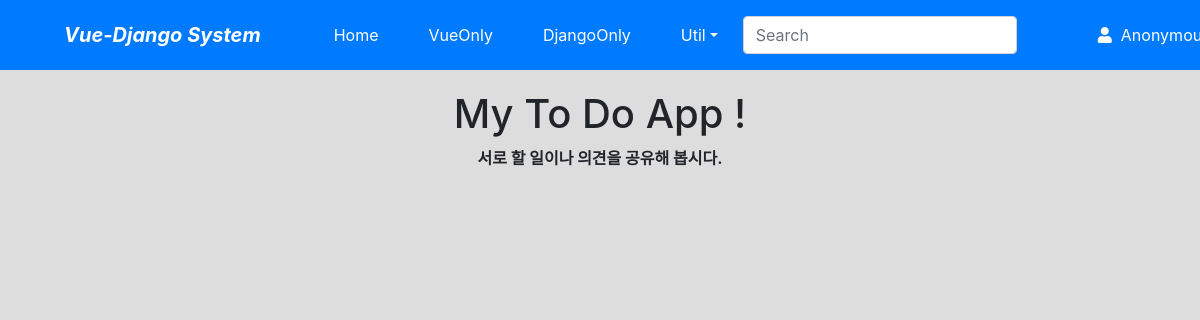
Page /todo/list/ on the earlier database version.
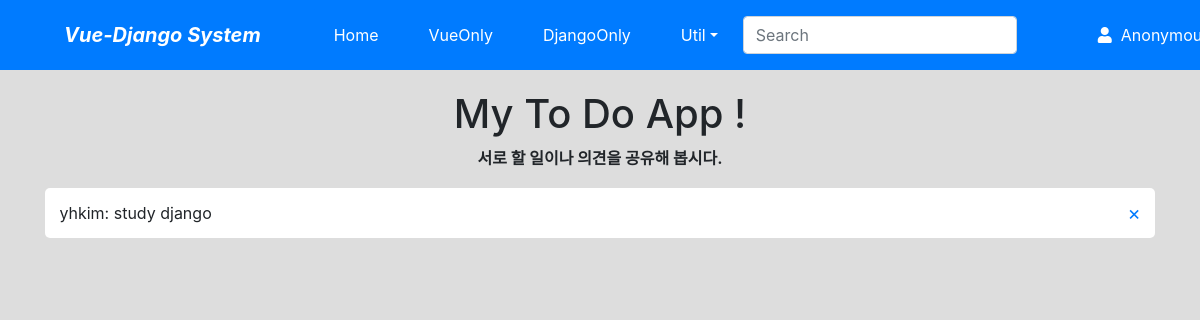
Same page on the later database version.
### to_do/models.py (models this page shows, shortened)
class Todo(models.Model):
    name = models.CharField("NAME", max_length=5, blank=True)
    todo = models.CharField("TODO", max_length=50, blank=False)

### to_do/views.py (the view)
# urls.py: path("list/", views.ToDoLV.as_view(), name="list"),
class ToDoLV(ListView):
    model = Todo
    template_name = "todo/todo_list.html"

### to_do/templates/todo/todo_list.html (shortened to what this page needs)
{% extends "base.html" %} {% block title %}todo_list.html{% endblock title %}  {% block content %}
<div>
    <h1>My To Do App !</h1>
    <strong>서로 할 일이나 의견을 공유해 봅시다.</strong>
    <br />
    <ul class="todoList">
        {% for todo in object_list %}
        <li>
            <span>{{ todo.name }}: {{ todo.todo }}</span>
            <span class="removeBtn">
                <a href="{% url 'todo:delete' todo.id %}">&#x00D7;</a>
            </span>
        </li>
        {% endfor %}
    </ul>
</div>
{% endblock content %}

Differences in the rows shown:
added Todo: name "yhkim", todo "study django"
